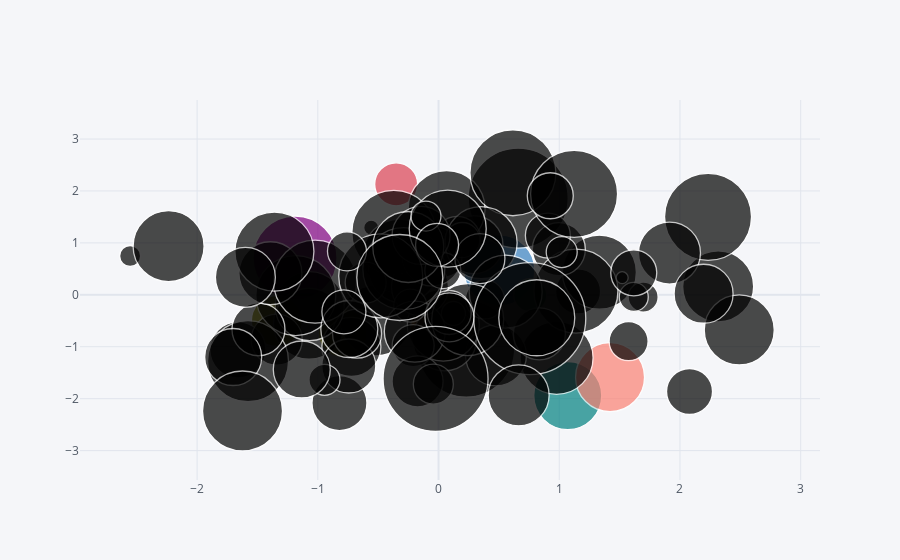

Here is the notebook cell this chart was saved with:
### Code cell
df.iplot(kind='bubble',x='A',y='B',size='C')
